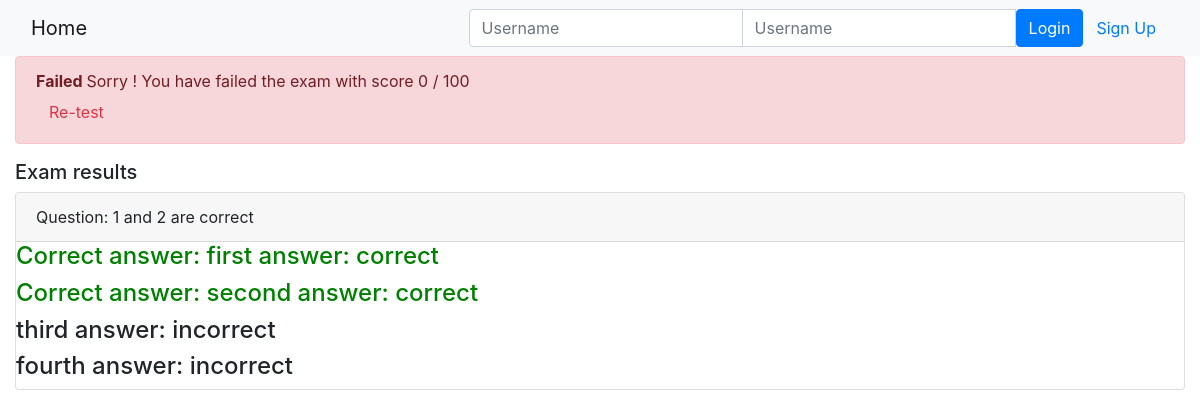
Page /onlinecourse/course/1/submission/1/result/ on the earlier database version.
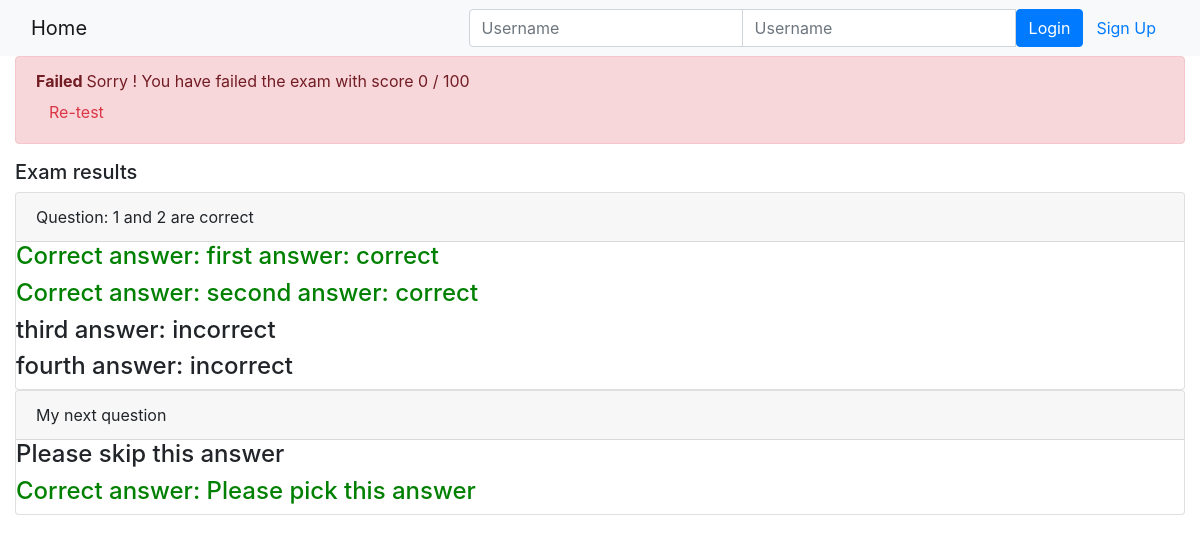
Same page on the later database version.
### onlinecourse/models.py (models this page shows)
class Question(models.Model):
    course = models.ForeignKey(Course, on_delete=models.CASCADE)
    question_text = models.TextField(max_length=200)
    grade = models.IntegerField(default = 1)
    def is_get_score(self, selected_ids):
        all_answers = self.choice_set.filter(is_correct=True).count()
        selected_correct = self.choice_set.filter(is_correct=True, id__in=selected_ids).count()
        if all_answers == selected_correct:
            return True
        else:
            return False

class Choice(models.Model):
    choice_text = models.TextField(max_length=100)
    is_correct = models.BooleanField()
    question = models.ForeignKey(Question, on_delete=models.CASCADE)

### onlinecourse/views.py (the view)
# urls.py: path('course/<int:course_id>/submission/<int:submission_id>/result/', views.show_exam_result, name='show_exam_result')
def show_exam_result(request, course_id, submission_id):
    context = {}
    course = Course.objects.get(id = course_id)
    questions = course.question_set.all()
    submission = Submission.objects.get(id = submission_id)
    grade = 0.0
    for question in questions:
        choices = question.choice_set.all()
        answers = submission.choices.all()
        is_correct = question.is_get_score(answers.values_list('id', flat=True))
        if is_correct:
            grade = grade + 1.0
    context['course'] = course
    context['questions'] = questions
    context['grade'] = int(grade / questions.count() * 100) #convert to score
    return render(request, 'onlinecourse/exam_result_bootstrap.html', context)

### onlinecourse/templates/onlinecourse/exam_result_bootstrap.html (shortened to what this page needs)
<!DOCTYPE html>
<html lang="en">
<head>
    {% load static %}
    <link rel="stylesheet" href="https://maxcdn.bootstrapcdn.com/bootstrap/4.5.2/css/bootstrap.min.css">
</head>
<body>
 <nav class="navbar navbar-light bg-light">
    <div class="container-fluid">
        <div class="navbar-header">
              <a class="navbar-brand" href="{% url 'onlinecourse:index' %}">Home</a>
        </div>
        <ul class="nav navbar-nav navbar-right">
            {% if user.is_authenticated %}
            <li>
                <a class="btn btn-link" href="#">{{ user.first_name }}({{ user.username }})</a>
                <a class="btn btn-link" href="{% url 'onlinecourse:logout' %}">Logout</a>
            </li>
            {% else %}
            <li>
                <form class="form-inline" action="{% url 'onlinecourse:login' %}" method="post">
                    <div class="input-group">
                        <input type="text" class="form-control" placeholder="Username" name="username" >
                        <input type="password" class="form-control" placeholder="Username" name="psw" >
                        <button class="btn btn-primary" type="submit">Login</button>
                        <a class="btn btn-link" href="{% url 'onlinecourse:registration' %}">Sign Up</a>
                    </div>
                </form>
            </li>
            {% endif %}
        </ul>
    </div>
</nav>
<div class="container-fluid">
    {% if grade > 80 %}
    <div class="alert alert-success">
        <b>Congratulations {{ user.first_name }}! </b> You have passed the exam with score {{grade}} / 100
    </div>
        {% else %}
        <div class="alert alert-danger">
            <b> Failed </b> Sorry {{ user.first_name}}! You have failed the exam with score {{grade}} / 100
            <br><a class="btn btn-link text-danger" href="{% url 'onlinecourse:course_details' course.id %}">Re-test</a>
        </div>
        {% endif %}
        <div class="card-columns-vertical mt-1">
        <h5 class="">Exam results</h5>
            {% for question in course.question_set.all %}
                <div class ="card">
                    <div class="card-header"> {{ question.question_text }} </div>
                    {% for choice in question.choice_set.all %}
                        {% if choice.is_correct %}
                            <h4 style="color:green"> Correct answer:
                        {% else %}
                            <h4>
                        {% endif %}
                            {{ choice.choice_text }} </h4>
                    {% endfor %}
                </div>
            {% endfor %}
        </div>
    </div>
</body>
</html>

Differences in the rows shown:
added Question: question_text "My next question"
added Choice: choice_text "Please skip this answer", shown under "My next question"
added Choice: shows "Correct answer:", choice_text "Please pick this answer", shown under "My next question"
